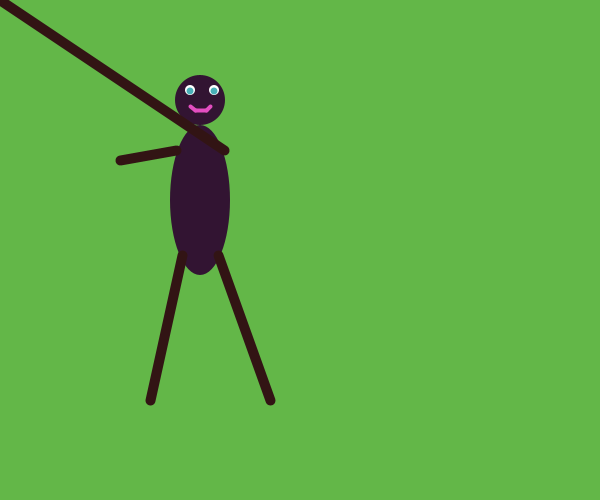
Frame 1 (no input)
Frame 60 (the mouse pressed at the canvas centre just before this capture): identical to frame 1, image omitted
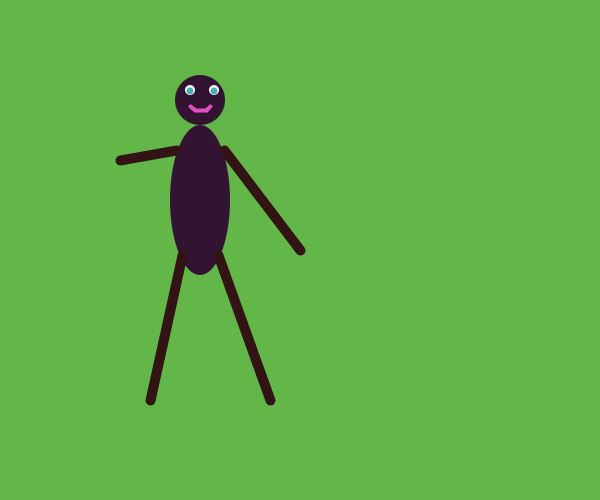
Frame 120 (the mouse held since frame 60 and released just before this capture)

The Processing sketch that drew these frames (run headless with seeded random() and noise(); from frame 60 on, the mouse is pressed at the canvas centre):

// Processing sketch: processing_86549
// ── processing_86549.pde

int R = 99;
int G = 183; //declare a variable called G, that is an integer.
int B = 72;

void setup(){
  size (600, 500);
  background (R,G,B);
}

void draw(){
  background (R, G, B);
  println (mouseX + "" + mouseY);
  fill (50, 20, 50);
  noStroke();
ellipse (200, 100, 50, 50); // head 
ellipse (200, 200, 60, 150);

stroke (50, 20, 20);
strokeWeight (10);
line (176, 150, 120, 160);//arms
line (224, 150, mouseX, mouseY);

line (182, 255, 150, 400);//legs
line (218, 255, 270, 400);

fill(255,255,255);
noStroke();
ellipse (190, 90, 10, 10);//left eye
ellipse (214, 90, 10, 10);
fill (72, 175, 183);
ellipse (190, 91, 7, 7);//eye colour
ellipse (214, 91, 7, 7);


stroke (227, 78, 192); //mousth
strokeWeight (4);
line (195, 110, 206, 110);
line (206, 110, 210, 106);
line (190, 106, 195, 110);
//rect (196, 108, 8, 6);
//ellipse (200, 111, 6, 6);



}
